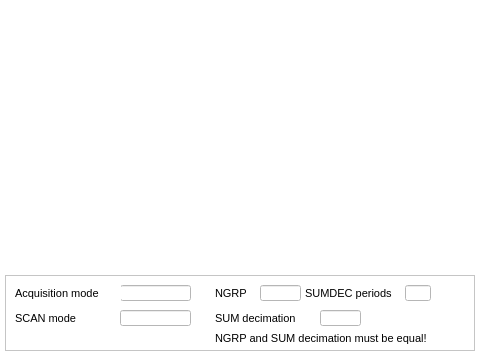
<?xml version="1.0" encoding="UTF-8"?>
<ui version="4.0">
 <class>ADC</class>
 <widget class="QMainWindow" name="ADC">
  <property name="geometry">
   <rect>
    <x>0</x>
    <y>0</y>
    <width>480</width>
    <height>360</height>
   </rect>
  </property>
  <property name="sizePolicy">
   <sizepolicy hsizetype="Minimum" vsizetype="Minimum">
    <horstretch>0</horstretch>
    <verstretch>0</verstretch>
   </sizepolicy>
  </property>
  <property name="windowTitle">
   <string>ADC raw data</string>
  </property>
  <property name="styleSheet">
   <string notr="true">background-color: rgb(255, 255, 255);</string>
  </property>
  <property name="Title" stdset="0">
   <string>ADC integrated data on $(DEVICE), channel $(CH)</string>
  </property>
  <widget class="QWidget" name="centralwidget">
   <widget class="caCartesianPlot" name="adc">
    <property name="geometry">
     <rect>
      <x>0</x>
      <y>0</y>
      <width>480</width>
      <height>270</height>
     </rect>
    </property>
    <property name="sizePolicy">
     <sizepolicy hsizetype="MinimumExpanding" vsizetype="MinimumExpanding">
      <horstretch>0</horstretch>
      <verstretch>0</verstretch>
     </sizepolicy>
    </property>
    <property name="font">
     <font>
      <family>Sans</family>
      <pointsize>8</pointsize>
     </font>
    </property>
    <property name="Title" stdset="0">
     <string notr="true">ADC integrated buffer :: channel $(CH)</string>
    </property>
    <property name="TitleX">
     <string notr="true">ADC samples</string>
    </property>
    <property name="TitleY">
     <string notr="true">ADC counts</string>
    </property>
    <property name="channels_1" stdset="0">
     <string notr="true">;$(DEVICE):signals:adc_integrated.$(CH)</string>
    </property>
    <property name="Style_1">
     <enum>caCartesianPlot::Lines</enum>
    </property>
    <property name="symbol_1">
     <enum>caCartesianPlot::Star1</enum>
    </property>
    <property name="color_1">
     <color>
      <red>255</red>
      <green>0</green>
      <blue>0</blue>
     </color>
    </property>
    <property name="channels_2" stdset="0">
     <string notr="true"/>
    </property>
    <property name="symbol_2">
     <enum>caCartesianPlot::Star2</enum>
    </property>
    <property name="color_2">
     <color>
      <red>3</red>
      <green>0</green>
      <blue>255</blue>
     </color>
    </property>
    <property name="channels_3" stdset="0">
     <string notr="true"/>
    </property>
    <property name="symbol_3">
     <enum>caCartesianPlot::Star1</enum>
    </property>
    <property name="color_3">
     <color>
      <red>31</red>
      <green>173</green>
      <blue>30</blue>
     </color>
    </property>
    <property name="channels_4" stdset="0">
     <string notr="true"/>
    </property>
    <property name="symbol_4">
     <enum>caCartesianPlot::Star2</enum>
    </property>
    <property name="color_4">
     <color>
      <red>122</red>
      <green>12</green>
      <blue>114</blue>
     </color>
    </property>
    <property name="plotMode">
     <enum>caCartesianPlot::PlotNPointsAndStop</enum>
    </property>
    <property name="countNumOrChannel" stdset="0">
     <string notr="true"/>
    </property>
    <property name="triggerChannel" stdset="0">
     <string notr="true"/>
    </property>
    <property name="foreground">
     <color alpha="0">
      <red>255</red>
      <green>255</green>
      <blue>255</blue>
     </color>
    </property>
    <property name="gridColor">
     <color>
      <red>0</red>
      <green>0</green>
      <blue>0</blue>
     </color>
    </property>
    <property name="XaxisScaling" stdset="0">
     <enum>caCartesianPlot::Auto</enum>
    </property>
    <property name="XaxisLimits">
     <string>0;100</string>
    </property>
    <property name="YaxisLimits">
     <string>-1000000;-900000</string>
    </property>
   </widget>
   <widget class="QFrame" name="frame">
    <property name="geometry">
     <rect>
      <x>5</x>
      <y>275</y>
      <width>470</width>
      <height>76</height>
     </rect>
    </property>
    <property name="frameShape">
     <enum>QFrame::StyledPanel</enum>
    </property>
    <property name="frameShadow">
     <enum>QFrame::Raised</enum>
    </property>
    <widget class="caLineEdit" name="calineedit_2">
     <property name="geometry">
      <rect>
       <x>115</x>
       <y>10</y>
       <width>71</width>
       <height>16</height>
      </rect>
     </property>
     <property name="channel" stdset="0">
      <string notr="true">$(DEVICE):signals:adc_integrated.ACQM</string>
     </property>
    </widget>
    <widget class="QLabel" name="label">
     <property name="geometry">
      <rect>
       <x>10</x>
       <y>10</y>
       <width>106</width>
       <height>16</height>
      </rect>
     </property>
     <property name="font">
      <font>
       <pointsize>8</pointsize>
      </font>
     </property>
     <property name="text">
      <string>Acquisition mode</string>
     </property>
    </widget>
    <widget class="QLabel" name="label_2">
     <property name="geometry">
      <rect>
       <x>10</x>
       <y>35</y>
       <width>106</width>
       <height>16</height>
      </rect>
     </property>
     <property name="font">
      <font>
       <pointsize>8</pointsize>
      </font>
     </property>
     <property name="text">
      <string>SCAN mode</string>
     </property>
    </widget>
    <widget class="caLineEdit" name="calineedit">
     <property name="geometry">
      <rect>
       <x>115</x>
       <y>35</y>
       <width>71</width>
       <height>16</height>
      </rect>
     </property>
     <property name="channel" stdset="0">
      <string notr="true">$(DEVICE):signals:adc_integrated.SCAN</string>
     </property>
    </widget>
    <widget class="caRelatedDisplay" name="carelateddisplay_6">
     <property name="geometry">
      <rect>
       <x>435</x>
       <y>5</y>
       <width>31</width>
       <height>21</height>
      </rect>
     </property>
     <property name="background">
      <color>
       <red>255</red>
       <green>255</green>
       <blue>127</blue>
      </color>
     </property>
     <property name="labels">
      <string notr="true">:::</string>
     </property>
     <property name="files">
      <string notr="true">acquisition_settings</string>
     </property>
     <property name="args">
      <string notr="true">DEVICE=$(DEVICE)</string>
     </property>
    </widget>
    <widget class="QLabel" name="label_3">
     <property name="geometry">
      <rect>
       <x>210</x>
       <y>10</y>
       <width>41</width>
       <height>16</height>
      </rect>
     </property>
     <property name="font">
      <font>
       <pointsize>8</pointsize>
      </font>
     </property>
     <property name="text">
      <string>NGRP</string>
     </property>
    </widget>
    <widget class="caLineEdit" name="calineedit_3">
     <property name="geometry">
      <rect>
       <x>255</x>
       <y>10</y>
       <width>41</width>
       <height>16</height>
      </rect>
     </property>
     <property name="channel" stdset="0">
      <string notr="true">$(DEVICE):signals:adc_integrated.NGRP</string>
     </property>
    </widget>
    <widget class="QLabel" name="label_4">
     <property name="geometry">
      <rect>
       <x>210</x>
       <y>55</y>
       <width>236</width>
       <height>16</height>
      </rect>
     </property>
     <property name="font">
      <font>
       <pointsize>8</pointsize>
      </font>
     </property>
     <property name="text">
      <string>NGRP and SUM decimation must be equal!</string>
     </property>
    </widget>
    <widget class="QLabel" name="label_5">
     <property name="geometry">
      <rect>
       <x>300</x>
       <y>10</y>
       <width>96</width>
       <height>16</height>
      </rect>
     </property>
     <property name="font">
      <font>
       <pointsize>8</pointsize>
      </font>
     </property>
     <property name="text">
      <string>SUMDEC periods</string>
     </property>
    </widget>
    <widget class="caLineEdit" name="calineedit_4">
     <property name="geometry">
      <rect>
       <x>400</x>
       <y>10</y>
       <width>26</width>
       <height>16</height>
      </rect>
     </property>
     <property name="channel" stdset="0">
      <string notr="true">$(DEVICE):decimation:sumdec_periods</string>
     </property>
    </widget>
    <widget class="QLabel" name="label_6">
     <property name="geometry">
      <rect>
       <x>210</x>
       <y>35</y>
       <width>101</width>
       <height>16</height>
      </rect>
     </property>
     <property name="font">
      <font>
       <pointsize>8</pointsize>
      </font>
     </property>
     <property name="text">
      <string>SUM decimation</string>
     </property>
    </widget>
    <widget class="caLineEdit" name="calineedit_5">
     <property name="geometry">
      <rect>
       <x>315</x>
       <y>35</y>
       <width>41</width>
       <height>16</height>
      </rect>
     </property>
     <property name="channel" stdset="0">
      <string notr="true">$(DEVICE):decimation:sum</string>
     </property>
    </widget>
   </widget>
  </widget>
 </widget>
 <customwidgets>
  <customwidget>
   <class>QwtPlot</class>
   <extends>QFrame</extends>
   <header>qwt_plot.h</header>
  </customwidget>
  <customwidget>
   <class>caRelatedDisplay</class>
   <extends>QWidget</extends>
   <header>caRelatedDisplay</header>
  </customwidget>
  <customwidget>
   <class>caLineEdit</class>
   <extends>QLineEdit</extends>
   <header>caLineEdit</header>
  </customwidget>
  <customwidget>
   <class>caCartesianPlot</class>
   <extends>QwtPlot</extends>
   <header>caCartesianPlot</header>
  </customwidget>
 </customwidgets>
 <resources/>
 <connections/>
</ui>
